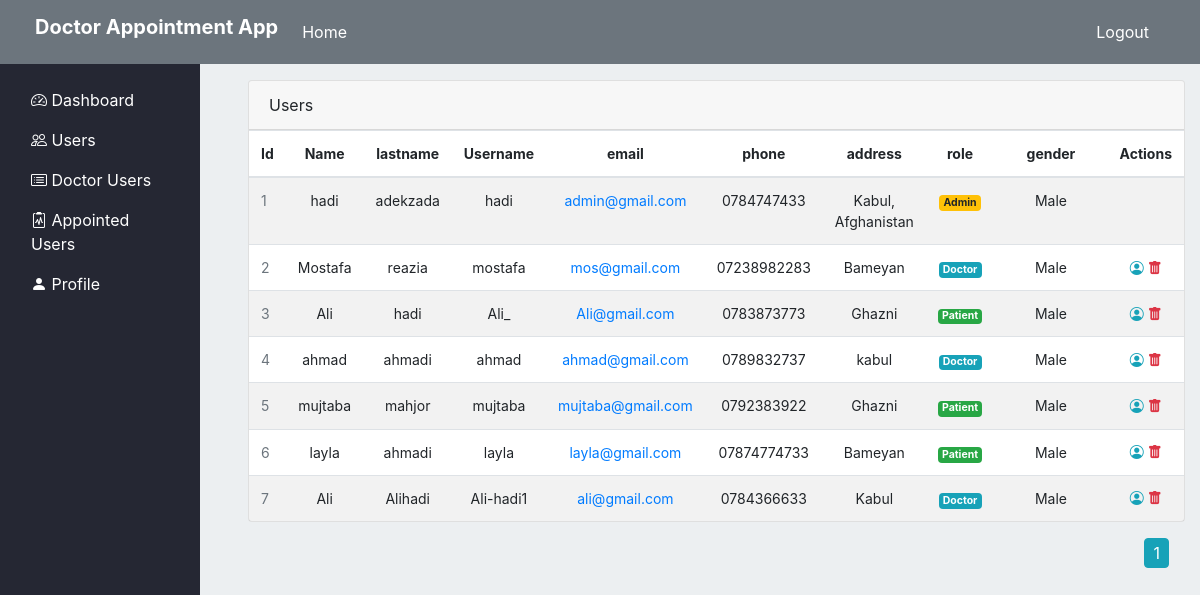
The page /admin/users/list (signed in) on the database its author committed.
### appointment/models.py (models this page shows, shortened)
class User(db.Model, UserMixin):
    id = db.Column(db.Integer, primary_key=True)
    username = db.Column(db.String(30), nullable=False, unique=True)
    name = db.Column(db.String(30), nullable=False)
    lastname = db.Column(db.String(30), nullable=False)
    email = db.Column(db.String(40), unique=True, nullable=False)
    address = db.Column(db.Text , nullable=False)
    phone = db.Column(db.String(20), unique=True, nullable=False)
    date_of_birth = db.Column(db.Date(), default = datetime.now().date())
    role = db.Column(db.Integer, nullable=False, default=3)
    gender = db.Column(db.Boolean, default=True, nullable=False)
    password = db.Column(db.String(60), nullable=False)
    doctorinfo = db.relationship('DoctorInfo', backref='User', cascade="all, delete", uselist=False, lazy=True)
    schedule = db.relationship('Schedule', backref='User', lazy=True)
    appointment = db.relationship('Appointment', backref='User', lazy=True)

### appointment/routes.py (the view)
@app.route("/admin/users/list")
@login_required
@admin_required
def users():
    return get_users_with_pagenation()

### appointment/models.py (called while the page is built)
@login_manager.user_loader
def load_user(user_id):
    return User.query.get(int(user_id))

### appointment/privilege.py (called while the page is built)
def admin_required(f):
    @wraps(f)
    def wrap(*args, **kwargs):
        if current_user and current_user.role == 1:
            return f(*args, **kwargs)
        flash("Ooops login or your privilege is not satisfied", "info")
        return redirect(url_for('home'))
    return wrap

### appointment/view.py (called while the page is built)
def get_users_with_pagenation():
    page = request.args.get('page', 1, type=int)
    users = User.query.paginate(page=page, per_page=7)
    return render_template("/usersList.html", users=users)

### appointment/templates/usersList.html
{% extends "index.html" %}
{% block section %}
    <div class="row">
        <div class="col-md-12">
            <div class="main-card mb-3 card">
                <div class="card-header">Users </div>
                <div class="table-responsive">
                    <table class="align-middle mb-0 table table-borderless table-striped table-hover">
                        <thead>
                            <tr  class="app-normal-font">
                                <th class="text-center">Id</th>
                                <th class="text-center">Name</th>
                                <th class="text-center">lastname</th>
                                <th class="text-center">Username</th>
                                <th class="text-center">email</th>
                                <th class="text-center">phone</th>
                                <th class="text-center">address</th>
                                <th class="text-center">role</th>
                                <th class="text-center">gender</th>
                                <th class="text-center">Actions</th>
                            </tr>
                        </thead>
                        <tbody>
                            {% for user in users.items %}
                                <tr class="app-normal-font p-0">
                                    <td class="align-center text-muted">{{ user.id }}</td>
                                    <td class="text-center">
                                        <div class="widget-content p-0">
                                            {{user.name}}
                                        </div>
                                    </td>
                                    <td class="text-center">{{user.lastname}}</td>
                                    <td class="text-center">{{user.username}}</td>
                                    <td class="text-center">
                                        <a href="{{ user.email }}">
                                            {{user.email}}
                                        </a>
                                    </td>
                                    <td class="text-center">
                                        {{user.phone}}
                                    </td>
                                    <td class="text-center">
                                        {{user.address}}
                                    </td>
                                    <td class="text-center">
                                        {% if user.role == 1 %}
                                            <div class="badge badge-warning">Admin </div>
                                        {% elif user.role == 2%}
                                            <div class="badge badge-info">Doctor </div>
                                        {% else %}
                                            <div class="badge badge-success">Patient </div>
                                        {% endif %}
                                    </td>
                                    <td class="text-center" style="width: 150px;">
                                        {% if user.gender == 1 %}
                                            Male
                                        {% else %}
                                            Female
                                        {% endif %}
                                    </td>
                                    <td class="text-center">
                                        {% if not current_user.id == user.id %}
                                            <a href="{{ url_for('user_info', id=user.id)}}" class="text-info">
                                                <i class="bi bi-person-circle"></i>
                                            </a>
                                            <a href="{{ url_for('delete', id = user.id)}}" class="text-danger">
                                                <i class="bi bi-trash-fill"></i>
                                            </a>
                                        {% endif %}
                                    </td>
                                </tr>
                            {% endfor %}
                        </tbody>
                    </table>
                </div>
            </div>
            <div class="float-right mr-3">
                {% for page_num in users.iter_pages(left_edge=1, right_edge=1, left_current=1, right_current=2) %}
                    {% if page_num  %}
                        {% if users.page == page_num  %}
                            <a class="btn btn-info nb-4" style="padding:2px 8px;" href="{{ url_for('users', page=page_num)}}">{{page_num}}</a>
                        {% else %}
                            <a class="btn btn-outline-info nb-4" style="padding:2px 8px;" href="{{ url_for('users', page=page_num)}}">{{page_num}}</a>
                        {% endif %}
                    {% else %}
                        ...
                    {% endif %}
                {% endfor %}
            </div>
        </div>
    </div>
{% endblock %}

### appointment/static/style.css (style rules this page uses)
.p-0 { padding: 0 !important; }
.body-bg { background-color: #eceff1; }
.app-normal-font { font-size: 14px; }

### rows shown on the page
User: id "1", name "hadi", lastname "adekzada", username "hadi", email "admin@gmail.com", phone "0784747433", address "Kabul, Afghanistan", role "Admin", gender "Male"
User: id "2", name "Mostafa", lastname "reazia", username "mostafa", email "mos@gmail.com", phone "07238982283", address "Bameyan", role "Doctor", gender "Male"
User: id "3", name "Ali", lastname "hadi", username "Ali_", email "Ali@gmail.com", phone "0783873773", address "Ghazni", role "Patient", gender "Male"
User: id "4", name "ahmad", lastname "ahmadi", username "ahmad", email "ahmad@gmail.com", phone "0789832737", address "kabul", role "Doctor", gender "Male"
User: id "5", name "mujtaba", lastname "mahjor", username "mujtaba", email "mujtaba@gmail.com", phone "0792383922", address "Ghazni", role "Patient", gender "Male"
User: id "6", name "layla", lastname "ahmadi", username "layla", email "layla@gmail.com", phone "07874774733", address "Bameyan", role "Patient", gender "Male"
User: id "7", name "Ali", lastname "Alihadi", username "Ali-hadi1", email "ali@gmail.com", phone "0784366633", address "Kabul", role "Doctor", gender "Male"

### other values the page prints
{{ page_num }} "1"
